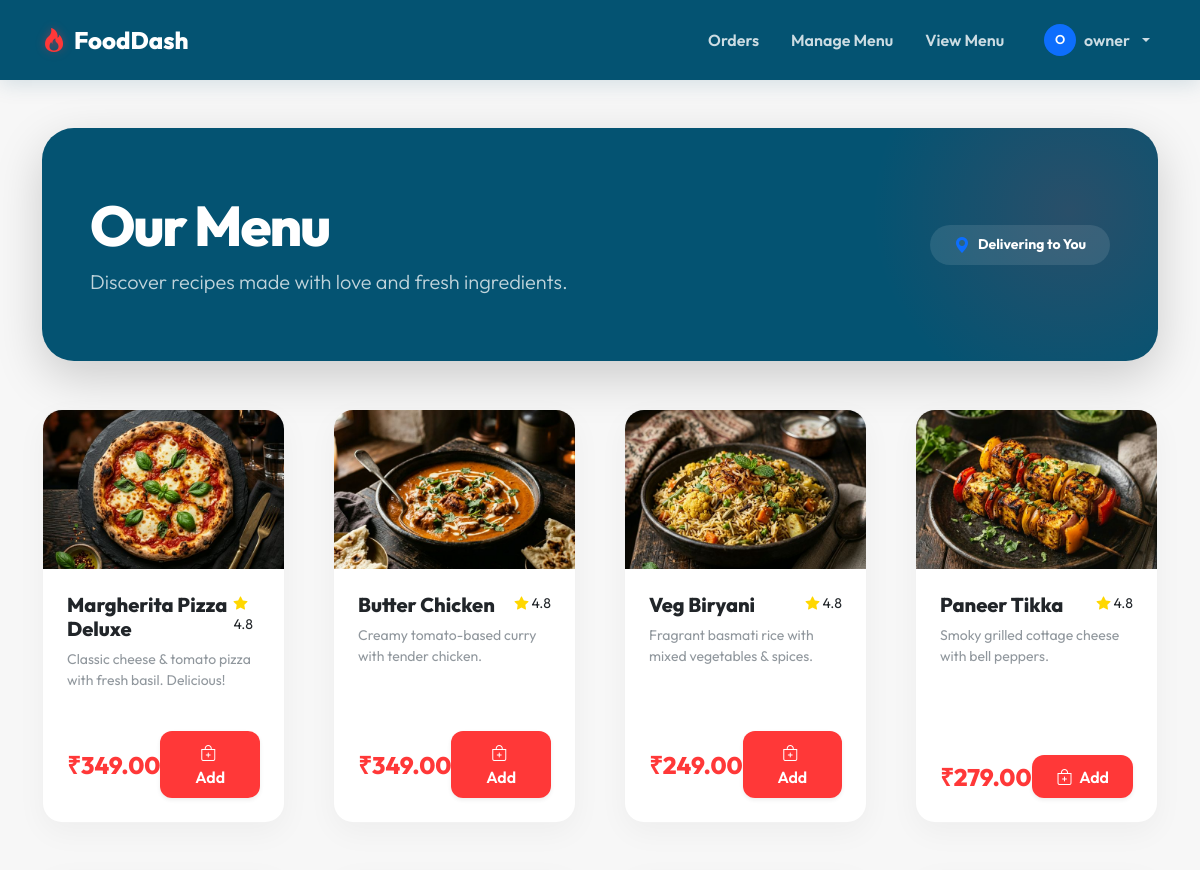
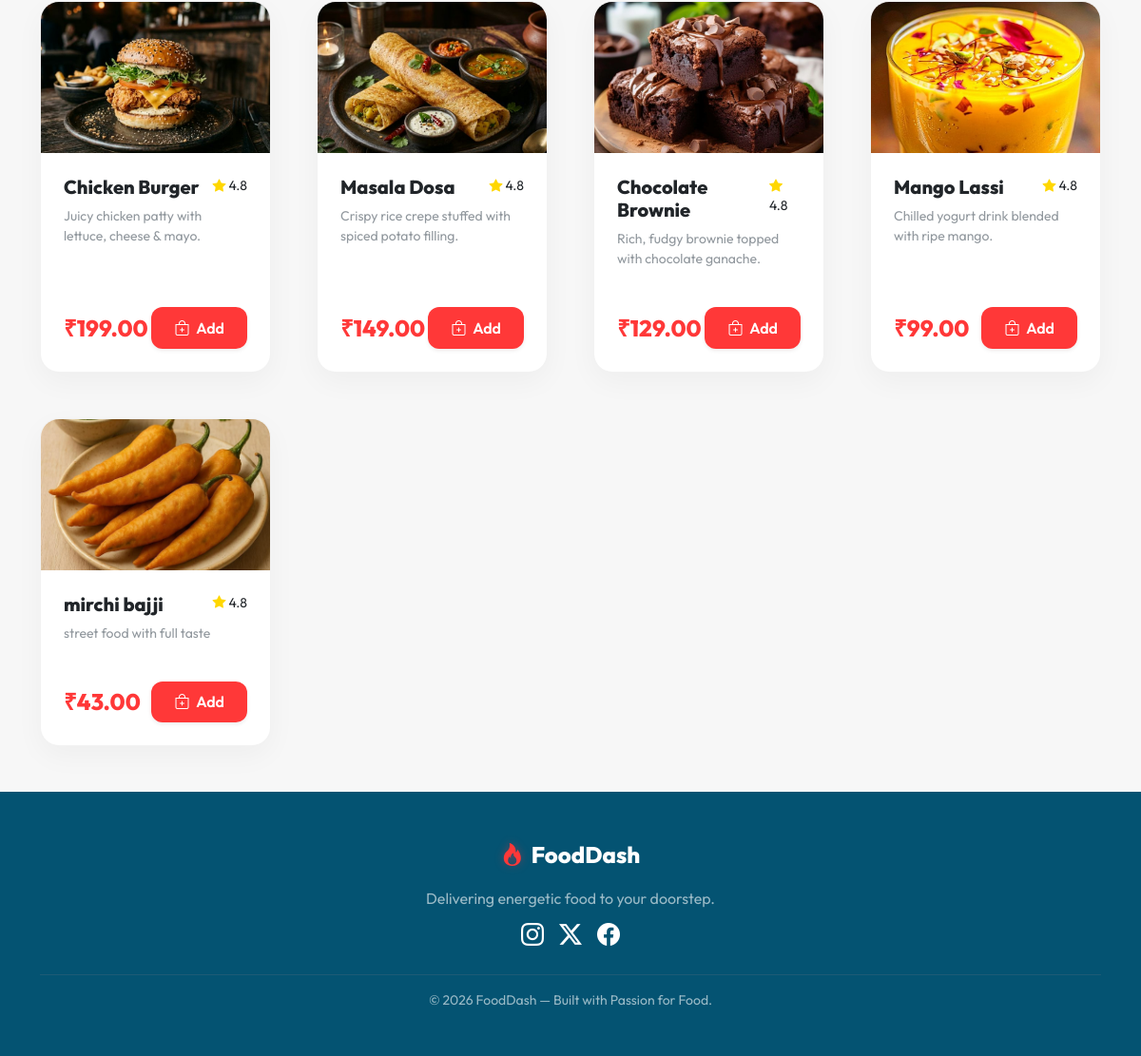
/menu (signed in), run on the app's committed database (2 pictures, top to bottom).
### backent/models.py (models this page shows, shortened)
class User(UserMixin, db.Model):
    __tablename__ = "users"
    id = db.Column(db.Integer, primary_key=True)
    username = db.Column(db.String(80), unique=True, nullable=False)
    password_hash = db.Column(db.String(256), nullable=False)
    role = db.Column(db.String(20), nullable=False, default="customer")  # 'customer' | 'restaurant_owner'
    phone = db.Column(db.String(20), nullable=True)
    orders = db.relationship("Order", backref="customer", lazy=True)

class MenuItem(db.Model):
    __tablename__ = "menu_items"
    id = db.Column(db.Integer, primary_key=True)
    name = db.Column(db.String(120), nullable=False)
    price = db.Column(db.Float, nullable=False)
    description = db.Column(db.Text, nullable=True)
    image_filename = db.Column(db.String(256), nullable=True)

### backent/app.py (the view)
@app.route("/menu")
@login_required
def menu():
    items = MenuItem.query.all()
    cart = session.get("cart", {})
    return render_template("menu.html", items=items, cart=cart)

### backent/app.py (called while the page is built)
@login_manager.user_loader
def load_user(user_id):
    return User.query.get(int(user_id))

### templates/menu.html (shortened to what this page needs)
{% extends "base.html" %}
{% block content %}
<div class="menu-hero shadow-lg">
    <div class="row align-items-center">
        <div class="col-lg-8">
            <h1 class="mb-2">Our Menu</h1>
            <p class="lead opacity-75 mb-0">Discover recipes made with love and fresh ingredients.</p>
        </div>
        <div class="col-lg-4 text-lg-end mt-4 mt-lg-0">
            <div class="d-inline-flex align-items-center bg-white bg-opacity-10 rounded-pill px-4 py-2">
                <i class="bi bi-geo-alt-fill text-primary me-2"></i>
                <span class="small fw-bold">Delivering to You</span>
            </div>
        </div>
    </div>
</div>
<div class="row g-5">
    {% for item in items %}
    <div class="col-sm-6 col-lg-4 col-xl-3">
        <div class="card item-card h-100">
            <div class="card-img-container">
                {% if item.image_filename %}
                    <img src="{{ url_for('static', filename='images/' ~ item.image_filename) }}"
                         alt="{{ item.name }}"
                         onerror="this.src='https://placehold.co/600x400?text={{ item.name|urlencode }}'">
                {% else %}
                    <img src="{{ url_for('static', filename='images/' ~ item.name.lower().replace(' ', '_') ~ '.png') }}"
                         alt="{{ item.name }}"
                         onerror="this.src='https://placehold.co/600x400?text={{ item.name|urlencode }}'">
                {% endif %}
            </div>
            <div class="card-body d-flex flex-column">
                <div class="d-flex justify-content-between align-items-start mb-2">
                    <h5 class="card-title mb-0">{{ item.name }}</h5>
                    <div class="small"><i class="bi bi-star-fill rating-star"></i> 4.8</div>
                </div>
                <p class="card-text text-secondary small flex-grow-1 opacity-75">{{ item.description }}</p>
                <div class="d-flex align-items-center justify-content-between mt-4">
                    <span class="item-price">₹{{ "%.2f"|format(item.price) }}</span>
                    {% set qty = cart.get(item.id|string, 0) %}
                    {% if qty > 0 %}
                        <div class="d-flex align-items-center gap-2">
                            <form method="POST" action="{{ url_for('remove_from_cart', item_id=item.id) }}">
                                <button class="btn btn-sm btn-outline-secondary rounded-circle d-flex align-items-center justify-content-center" style="width:34px;height:34px;"><i class="bi bi-dash"></i></button>
                            </form>
                            <span class="qty-badge">{{ qty }}</span>
                            <form method="POST" action="{{ url_for('add_to_cart', item_id=item.id) }}">
                                <button class="btn btn-sm btn-primary rounded-circle d-flex align-items-center justify-content-center shadow" style="width:34px;height:34px;"><i class="bi bi-plus"></i></button>
                            </form>
                        </div>
                    {% else %}
                        <form method="POST" action="{{ url_for('add_to_cart', item_id=item.id) }}">
                            <button class="btn btn-primary px-4 shadow-sm">
                                <i class="bi bi-bag-plus me-1"></i> Add
                            </button>
                        </form>
                    {% endif %}
                </div>
            </div>
        </div>
    </div>
    {% endfor %}
</div>
{% endblock %}

### templates/base.html (shortened to what this page needs)
<!DOCTYPE html>
<html lang="en">
<head>
    <link href="https://cdn.jsdelivr.net/npm/bootstrap@5.3.3/dist/css/bootstrap.min.css" rel="stylesheet">
    <link href="https://cdn.jsdelivr.net/npm/bootstrap-icons@1.11.3/font/bootstrap-icons.min.css" rel="stylesheet">
</head>
<body>
    <nav class="navbar navbar-expand-lg navbar-dark sticky-top">
        <div class="container">
            <a class="navbar-brand" href="/">
                <i class="bi bi-fire brand-icon"></i>FoodDash
            </a>
            <div class="collapse navbar-collapse" id="navContent">
                <ul class="navbar-nav ms-auto align-items-center gap-3">
                    {% if current_user.is_authenticated %}
                        {% if current_user.role == 'restaurant_owner' %}
                            <li class="nav-item"><a class="nav-link" href="{{ url_for('admin_orders') }}">Orders</a></li>
                            <li class="nav-item"><a class="nav-link" href="{{ url_for('admin_menu') }}">Manage Menu</a></li>
                            <li class="nav-item"><a class="nav-link" href="{{ url_for('menu') }}">View Menu</a></li>
                        {% endif %}
                        <li class="nav-item dropdown ms-lg-2">
                            <a class="nav-link dropdown-toggle d-flex align-items-center gap-2" href="#" role="button" data-bs-toggle="dropdown">
                                <div class="bg-primary rounded-circle d-flex align-items-center justify-content-center text-white" style="width: 32px; height: 32px; font-size: 0.8rem;">
                                    {{ current_user.username[0]|upper }}
                                </div>
                                <span>{{ current_user.username }}</span>
                            </a>
                        </li>
                    {% else %}
                        <li class="nav-item"><a class="nav-link" href="{{ url_for('login') }}">Login</a></li>
                        <li class="nav-item"><a class="btn btn-primary px-4" href="{{ url_for('register') }}">Register</a></li>
                    {% endif %}
                </ul>
            </div>
        </div>
    </nav>
    <main class="container py-5">
        {% block content %}{% endblock %}
    </main>
    <footer>
        <div class="container text-center">
            <div class="mb-3">
                <a class="navbar-brand justify-content-center" href="/">
                    <i class="bi bi-fire brand-icon"></i>FoodDash
                </a>
            </div>
            <p class="mb-2">Delivering energetic food to your doorstep.</p>
            <div class="d-flex justify-content-center gap-3 mb-4">
                <a href="https://www.instagram.com/food__bash/" target="_blank" class="text-white fs-4"><i class="bi bi-instagram"></i></a>
                <a href="#" class="text-white fs-4"><i class="bi bi-twitter-x"></i></a>
                <a href="#" class="text-white fs-4"><i class="bi bi-facebook"></i></a>
            </div>
            <hr class="border-secondary opacity-25">
            <div class="small">
                &copy; 2026 FoodDash &mdash; Built with Passion for Food.
            </div>
        </div>
    </footer>
</body>
</html>

### templates/base.html (style rules this page uses)
:root { --primary: #ff3838; --primary-hover: #e63232; --bg: #f7f7f7; --card-bg: #ffffff; --heading: #333333; --body-text: #666666; --midnight: #045372; --rating: #FFD700; --transition: all 0.3s cubic-bezier(0.4, 0, 0.2, 1); }
body { font-family: 'Outfit', sans-serif; background-color: var(--bg); color: var(--body-text); min-height: 100vh; display: flex; flex-direction: column; overflow-x: hidden; }
h1, h2, h3, h4, h5, h6 { color: var(--heading); font-weight: 800; }
main { flex: 1; }
.navbar { background-color: var(--midnight) !important; padding: 1rem 0; box-shadow: 0 4px 20px rgba(4, 83, 114, 0.15); }
.navbar-brand { font-weight: 800; font-size: 1.5rem; color: #fff !important; display: flex; align-items: center; }
.navbar-brand .brand-icon { color: var(--primary); margin-right: 0.5rem; filter: drop-shadow(0 0 5px rgba(255, 56, 56, 0.4)); }
.nav-link { color: rgba(255, 255, 255, 0.8) !important; font-weight: 600; transition: var(--transition); }
.btn-primary, .btn-accent { background-color: var(--primary) !important; border: none !important; color: #fff !important; font-weight: 600; padding: 0.6rem 1.5rem; border-radius: 0.75rem; transition: var(--transition); box-shadow: 0 4px 15px rgba(255, 56, 56, 0.2); }
.card { background-color: var(--card-bg); border: none; border-radius: 1.25rem; box-shadow: 0 10px 30px rgba(0, 0, 0, 0.04); transition: var(--transition); overflow: hidden; }
footer { background-color: var(--midnight); color: rgba(255, 255, 255, 0.6); padding: 3rem 0; margin-top: auto; }
.rating-star { color: var(--rating); }

### templates/menu.html (style rules this page uses)
.menu-hero { background-color: var(--midnight); color: #fff; border-radius: 2rem; padding: 4rem 3rem; margin-bottom: 3rem; position: relative; overflow: hidden; }
.menu-hero h1 { font-weight: 800; font-size: 3.5rem; letter-spacing: -2px; color: #fff; }
.menu-hero::after { content: ''; position: absolute; top: -50%; right: -10%; width: 400px; height: 400px; background: radial-gradient(circle, var(--primary) 0%, transparent 70%); opacity: 0.15; z-index: 0; }
.menu-hero > * { position: relative; z-index: 1; }
.item-card { border: 1px solid rgba(0,0,0,0.05); transition: var(--transition); }
.item-card .card-body { padding: 1.5rem; }
.item-price { color: var(--primary); font-size: 1.5rem; font-weight: 800; }
.card-img-container { position: relative; padding-top: 66%; overflow: hidden; }
.card-img-container img { position: absolute; top: 0; left: 0; width: 100%; height: 100%; object-fit: cover; transition: transform 0.5s ease; }

### data on the page
User: username "O", username "owner"
MenuItem: image_filename (picture), name "Margherita Pizza Deluxe", description "Classic cheese & tomato pizza with fresh basil. Delicious!", price "349.00"
MenuItem: image_filename (picture), name "Butter Chicken", description "Creamy tomato-based curry with tender chicken.", price "349.00"
MenuItem: image_filename (picture), name "Veg Biryani", description "Fragrant basmati rice with mixed vegetables & spices.", price "249.00"
MenuItem: image_filename (picture), name "Paneer Tikka", description "Smoky grilled cottage cheese with bell peppers.", price "279.00"
MenuItem: image_filename (picture), name "Chicken Burger", description "Juicy chicken patty with lettuce, cheese & mayo.", price "199.00"
MenuItem: image_filename (picture), name "Masala Dosa", description "Crispy rice crepe stuffed with spiced potato filling.", price "149.00"
MenuItem: image_filename (picture), name "Chocolate Brownie", description "Rich, fudgy brownie topped with chocolate ganache.", price "129.00"
MenuItem: image_filename (picture), name "Mango Lassi", description "Chilled yogurt drink blended with ripe mango.", price "99.00"
MenuItem: image_filename (picture), name "mirchi bajji", description "street food with full taste", price "43.00"
